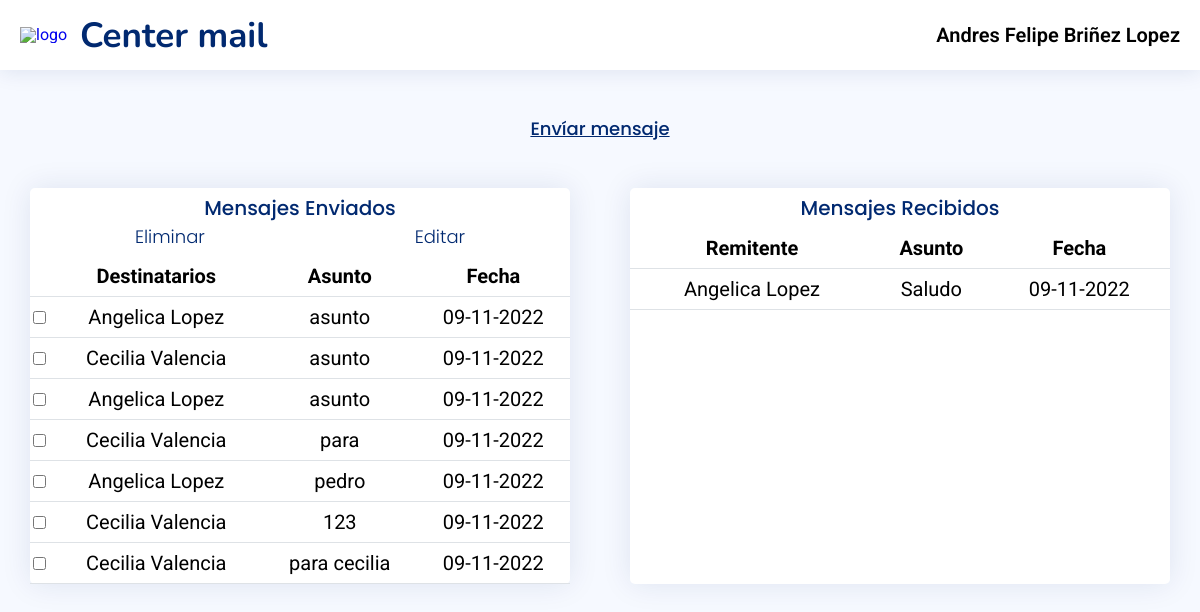
The app's page / (signed in), older data.
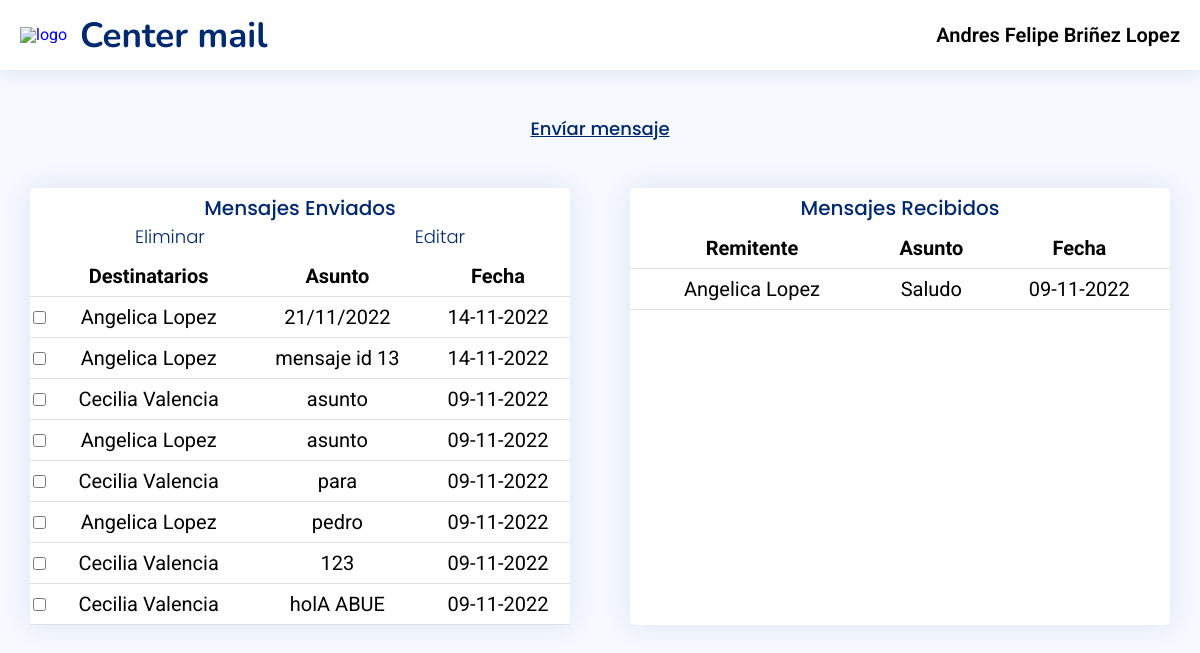
The same page, newer data.
### tables this page shows
CREATE TABLE mensajes (mensajeID INTEGER PRIMARY KEY UNIQUE NOT NULL, asunto CHAR, mensaje CHAR, fecha CHAR, "from" CHAR, "to" INTEGER);

CREATE TABLE usuarios (id INTEGER PRIMARY KEY UNIQUE NOT NULL, name CHAR NOT NULL, password CHAR NOT NULL, correo CHAR NOT NULL);

### app.py (the view)
@app.route('/',methods=['GET','POST'])
def inicio():
    if 'id' in session:
        userName=session['userName']
        print(userName)
        print(session['id'])
        Enviados=DB.MensajesEnviados(userName)
        Recibidos=DB.MensajesRecibidos(userName)
        print(Enviados)
        print(Recibidos)
        return render_template('index.html',messagesEnd=Enviados,messagesRecibidos=Recibidos,json=json.dumps(Recibidos))
    else:
        return render_template('accesoDenegado.html')

### app.py (called while the page is built)
@app.before_request
def before_request():
    print("Antes de la petición")

@app.after_request
def after_request(response):
    print("Después de la petición")
    return response

### controller.py (called while the page is built)
def conexionDB():
    try:
        con =sql.connect('DB.db')
        print('Conexion exitosa')
        return con
    except Exception as error:
        print("Error Conexión",error )

def ejecutarSentenciaSQL(sql):
    try:
        conexion=conexionDB()
        cursor=conexion.cursor()#  cursor el cual es el que ejecuta las consultas sql
        cursor.execute(sql) # ejecuta la sentencia
        print('Sentencia ejecutada')
        conexion.commit() # realiza la sentencia sql
        resultado=cursor.fetchall()
        return resultado
    except Exception as e:
        print("Error al ejecutar la sentencia: " + str(e))
        return False

def MensajesEnviados(origen):
    try:
        sql= "SELECT \"mensajeID\", u.\"name\",asunto,fecha FROM mensajes m  JOIN usuarios u ON m.\"to\"  = u.id WHERE \"from\" = '"+origen+"' ORDER BY fecha DESC ;"
        print(sql)
        resultado=ejecutarSentenciaSQL(sql)
        print(resultado)
        if (len(resultado)>0):
            return resultado # existen mensajes
        else :
            return 'no mensajes' # no hay mensajes
    except Exception as e:
        print("Error al traer los datos: " + str(e))

def MensajesRecibidos(origen):
    try:
        sql= "SELECT \"mensajeID\",\"from\",asunto,fecha,u.\"name\", \"mensaje\" FROM mensajes m  JOIN usuarios u ON m.\"to\"  = u.id WHERE \"name\" = '"+origen+"' ORDER BY fecha DESC ;"
        print(sql)
        resultado= ejecutarSentenciaSQL(sql)
        print(resultado)
        if (len(resultado)>0):
            return resultado # existe
        else :
            return 'no mensajes' # no existe
    except Exception as e:
        print("Error al traer los datos: " + str(e))

### templates/index.html (shortened to what this page needs)
{%extends 'base.html'%}
{% block style %}
<link rel="stylesheet" href="/static/css/index.css" />
<link rel="stylesheet" href="/static/css/modal.css" />
{% endblock %}>
{% block nav %}
<nav>
    <div class="logo">
        <a href="{{url_for('inicio')}}">
            <img src="https://cdn-icons-png.flaticon.com/512/7677/7677701.png" alt="logo">
            <h1>Center mail</h1>
        </a>
    </div>
    <div id="navegador">
        <ul>
        <li  id="seccion1"onmouseover="ver(1)" >{{session['userName']}}</a>
        </li>
        </ul>
    </div>
</nav>
{% endblock %}
{% block body %}
    <a id="endMessage" href="{{url_for('sendMessage')}}">Envíar mensaje</a>
    <div class="mensajes">
        <div class="mensajesEnviados">
            {% if messagesEnd != 'no mensajes' %}
                <div class="nav">
                    <h3 class="title">Mensajes Enviados </h3>
                    <div class="crud">
                        <a class="btnEliminar" href="">Eliminar</a>
                        <a class="btnEditar" href="">Editar</a>
                    </div>
                </div>
                <table>
                    <thead>
                        <tr>
                            <th></th>
                            <th>Destinatarios</th>
                            <th>Asunto</th>
                            <th>Fecha</th>
                        </tr>
                    </thead>
                    <tbody>
                {% for message in messagesEnd %}
                    <tr>
                        <td><input class="checkbox" type="checkbox" name="message" value="{{message[0]}}"></td>
                        <td>{{message[1]}}</td>
                        <td>{{message[2]}}</td>
                        <td>{{message[3]}}</td>
                    </tr>
                {% endfor %}
                    </tbody>
                </table>
                {% else %}
                <p class="no-mensajes">No hay mensajes enviados</p>
            {% endif %}
        </div>
        <div class="mensajesRecibidos">
            {% if messagesRecibidos != 'no mensajes' %}
            <h3 class="title">Mensajes Recibidos </h3>
                <table>
                    <thead>
                        <tr>
                            <th>Remitente</th>
                            <th>Asunto</th>
                            <th>Fecha</th>
                        </tr>
                    </thead>
                    <tbody>
                {% for message in messagesRecibidos %}
                    <tr class="mensaje-recibido" id="{{message[0]}} ">
                        <td>{{message[1]}}</td>
                        <td>{{message[2]}}</td>
                        <td>{{message[3]}}</td>
                    </tr>
                {% endfor %}
                    </tbody>
                </table>
            {% else %}
                <p class="no-mensajes">No hay mensajes recibidos</p>
            {% endif %}
        </div>
    </div>
{% endblock %}

### templates/base.html (shortened to what this page needs)
<!DOCTYPE html>
<html lang="es">
<head>
    <link rel="stylesheet" href="{{url_for('static',filename='css/iniciales/normalize.css')}}">
    <link rel="stylesheet" href="{{url_for('static',filename='css/iniciales/reset.css')}}">
    <link rel="stylesheet" href="{{url_for('static',filename='css/base.css')}}">
    <link rel="stylesheet" href="{{url_for('static',filename='css/nav.css')}}">
    <link rel="stylesheet" href="{{url_for('static',filename='css/mensajesInformation.css')}}">
    {% block style  %} {% endblock %}
</head>
<body>
    {% block nav %}
    {% endblock %}
    {% block body  %}
     {% endblock %}

### static/css/base.css (style rules this page uses)
body { font-family: 'Lexend Deca'; }
html { height: 100%; }
body { display: flex; flex-direction: column; min-height: 100%; }

### static/css/nav.css (style rules this page uses)
* { box-sizing: border-box; }
nav { display: flex; justify-content: space-between; align-items: center; height: 70px; box-shadow: 0px 2px 20px rgba(1, 41, 112, 0.1); background-color: #fff; padding-left: 20px; width: 100%; }
h1 { font-family: "Nunito", sans-serif; font-size: 35px; font-weight: 700; color: #012970; }
.logo a { text-decoration: none; display: flex; margin: 0; padding: 0; align-items: center; }
.logo a img { width: 60px; max-height: 50px; }
#navegador li { width: 100%; list-style-type: none; position: relative; cursor: pointer; font-size: 20px; font-weight: 600; padding-right: 20px; }

### static/css/index.css (style rules this page uses)
body { background-color: #F6F9FF; }
#endMessage { font-size: 110px; display: inline-block; text-align: center; width: 100%; margin: 50px 0px; background-color: #F6F9FF; font-size: 18px; font-weight: 500; color: #012970; font-family: "Poppins", sans-serif; }
.mensajes { display: flex; justify-content: space-around; }
.mensajesEnviados,.mensajesRecibidos { width: 45%; }
.title { font-size: 20px; font-weight: 500; color: #012970; font-family: "Poppins", sans-serif; margin: 10px 0px; text-align: center; }
.crud { display: flex; justify-content: space-around; margin: 10px 0px; }
.mensajesEnviados a { font-weight: 300; font-size: 18px; text-decoration: none; color: #012970; font-family: "Poppins", sans-serif; }
.mensajesEnviados, .mensajesRecibidos { min-height: 100px; background-color: #fff; margin-bottom: 30px; border-radius: 5px; box-shadow: 0px 0 30px rgba(1, 41, 112, 0.1); }
table { padding: .5rem .5rem; width: 100%; border-collapse: collapse; }
thead { padding: .5rem .5rem; font-weight: bold; border-bottom: 1px #DEE2E6 solid ; }
.mensajesRecibidos table tr { cursor: pointer; }
tr { padding: .5rem .5rem; border-bottom: 1px #DEE2E6 solid ; text-align: center; font-size: 20px; }
th,td { padding:10px 0 ; }

### static/css/modal.css (style rules this page uses)
body { margin: 0; font-family: 'Roboto', sans-serif; }

Row changes from the older to the newer data that the page shows:
removed mensajes: name "Angelica Lopez", asunto "asunto", fecha "09-11-2022", shown under "Mensajes Enviados"
added mensajes: name "Angelica Lopez", asunto "21/11/2022", fecha "14-11-2022", shown under "Mensajes Enviados"
added mensajes: name "Angelica Lopez", asunto "mensaje id 13", fecha "14-11-2022", shown under "Mensajes Enviados"
changed mensajes: asunto "para cecilia" → "holA ABUE"
